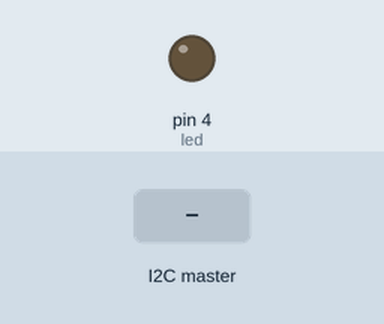
Simulated run of this sketch. Board: Arduino Uno, built with avr-gcc and run on an emulated ATmega328P. On the bench: output pins drawn as LEDs (lit = HIGH). The inputs (shaded band) are chosen by the test bench.

Above: at 1.2 s.
1.3 s: the I2C master sends the byte 1
At 2.0 s:
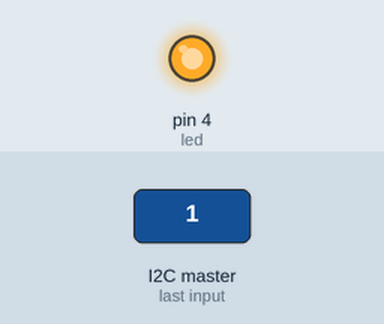
2.8 s: the I2C master sends the byte 0
At 3.2 s:
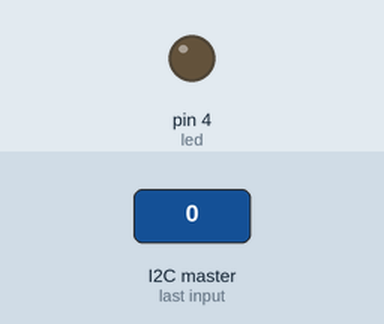
Timing chart, 0 to 5.8 s (numbered marks = the images above; inputs shaded):
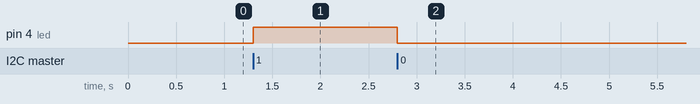

The sketch:

spi_communication_on_arduino_with_led_and_button2.ino
```cpp
//C++ Code
//Author: Piyush Mishra

#include <SPI.h>

int led = 4;

int x = 0;

void setup()
{
  pinMode (led, OUTPUT);
  Wire.begin(1);
  Wire.onReceive(receiveEvent);
}

void receiveEvent(int bytes)
{
  x = Wire.read();    // receive byte as an integer

  if (x == 1) {
	digitalWrite(led, HIGH);
	delay(200);
  }else {
  	digitalWrite(led, LOW);
	delay(200);
  }
}

void loop(){
  delay (20);
}
```

Measured:
- after the input at 1.3 s, pin 4 (led): LOW → HIGH at once
- after the input at 2.8 s, pin 4 (led): HIGH → LOW at once
